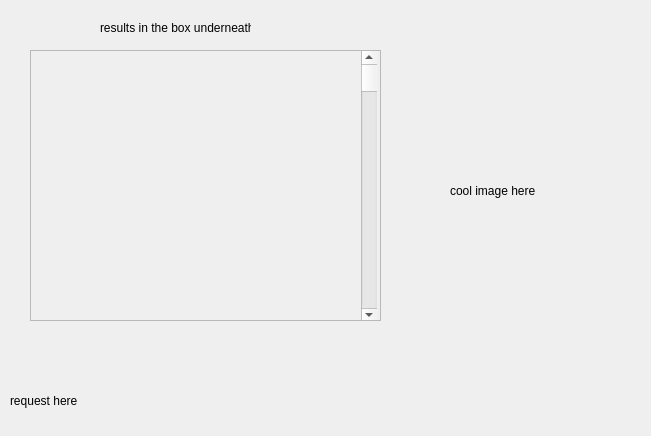
<?xml version="1.0" encoding="UTF-8"?>
<ui version="4.0">
 <class>MainWindow</class>
 <widget class="QMainWindow" name="MainWindow">
  <property name="geometry">
   <rect>
    <x>0</x>
    <y>0</y>
    <width>651</width>
    <height>436</height>
   </rect>
  </property>
  <property name="windowTitle">
   <string>MainWindow</string>
  </property>
  <widget class="QWidget" name="centralwidget">
   <widget class="QScrollArea" name="results">
    <property name="geometry">
     <rect>
      <x>30</x>
      <y>50</y>
      <width>351</width>
      <height>271</height>
     </rect>
    </property>
    <property name="widgetResizable">
     <bool>true</bool>
    </property>
    <widget class="QWidget" name="scrollAreaWidgetContents">
     <property name="geometry">
      <rect>
       <x>0</x>
       <y>0</y>
       <width>349</width>
       <height>269</height>
      </rect>
     </property>
     <widget class="QScrollBar" name="verticalScrollBar">
      <property name="geometry">
       <rect>
        <x>330</x>
        <y>0</y>
        <width>16</width>
        <height>271</height>
       </rect>
      </property>
      <property name="orientation">
       <enum>Qt::Vertical</enum>
      </property>
     </widget>
    </widget>
   </widget>
   <widget class="QLabel" name="label">
    <property name="geometry">
     <rect>
      <x>450</x>
      <y>40</y>
      <width>171</width>
      <height>301</height>
     </rect>
    </property>
    <property name="autoFillBackground">
     <bool>true</bool>
    </property>
    <property name="text">
     <string>cool image here</string>
    </property>
   </widget>
   <widget class="QLabel" name="label_2">
    <property name="geometry">
     <rect>
      <x>10</x>
      <y>380</y>
      <width>641</width>
      <height>41</height>
     </rect>
    </property>
    <property name="text">
     <string>request here </string>
    </property>
   </widget>
   <widget class="QLabel" name="label_3">
    <property name="geometry">
     <rect>
      <x>100</x>
      <y>20</y>
      <width>151</width>
      <height>16</height>
     </rect>
    </property>
    <property name="text">
     <string>results in the box underneath</string>
    </property>
   </widget>
  </widget>
 </widget>
 <resources/>
 <connections/>
</ui>
